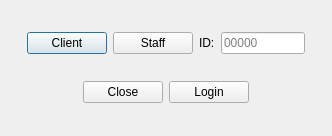
<?xml version="1.0" encoding="UTF-8"?>
<ui version="4.0">
 <class>LoginDialog</class>
 <widget class="QDialog" name="LoginDialog">
  <property name="geometry">
   <rect>
    <x>0</x>
    <y>0</y>
    <width>332</width>
    <height>136</height>
   </rect>
  </property>
  <property name="windowTitle">
   <string>Dialog</string>
  </property>
  <layout class="QVBoxLayout" name="verticalLayout">
   <item>
    <layout class="QHBoxLayout" name="horizontalLayout">
     <item>
      <spacer name="horizontalSpacer">
       <property name="orientation">
        <enum>Qt::Horizontal</enum>
       </property>
       <property name="sizeHint" stdset="0">
        <size>
         <width>40</width>
         <height>20</height>
        </size>
       </property>
      </spacer>
     </item>
     <item>
      <widget class="QPushButton" name="clientButton">
       <property name="text">
        <string>Client</string>
       </property>
      </widget>
     </item>
     <item>
      <widget class="QPushButton" name="staffButton">
       <property name="text">
        <string>Staff</string>
       </property>
      </widget>
     </item>
     <item>
      <widget class="QLabel" name="idLabel">
       <property name="text">
        <string>ID:</string>
       </property>
      </widget>
     </item>
     <item>
      <widget class="QLineEdit" name="idLineEdit">
       <property name="placeholderText">
        <string>00000</string>
       </property>
      </widget>
     </item>
     <item>
      <spacer name="horizontalSpacer_2">
       <property name="orientation">
        <enum>Qt::Horizontal</enum>
       </property>
       <property name="sizeHint" stdset="0">
        <size>
         <width>40</width>
         <height>20</height>
        </size>
       </property>
      </spacer>
     </item>
    </layout>
   </item>
   <item>
    <layout class="QHBoxLayout" name="horizontalLayout_2">
     <item>
      <spacer name="horizontalSpacer_3">
       <property name="orientation">
        <enum>Qt::Horizontal</enum>
       </property>
       <property name="sizeHint" stdset="0">
        <size>
         <width>40</width>
         <height>20</height>
        </size>
       </property>
      </spacer>
     </item>
     <item>
      <widget class="QPushButton" name="closeButton">
       <property name="text">
        <string>Close</string>
       </property>
      </widget>
     </item>
     <item>
      <widget class="QPushButton" name="loginButton">
       <property name="text">
        <string>Login</string>
       </property>
      </widget>
     </item>
     <item>
      <spacer name="horizontalSpacer_4">
       <property name="orientation">
        <enum>Qt::Horizontal</enum>
       </property>
       <property name="sizeHint" stdset="0">
        <size>
         <width>40</width>
         <height>20</height>
        </size>
       </property>
      </spacer>
     </item>
    </layout>
   </item>
  </layout>
 </widget>
 <resources/>
 <connections/>
</ui>
